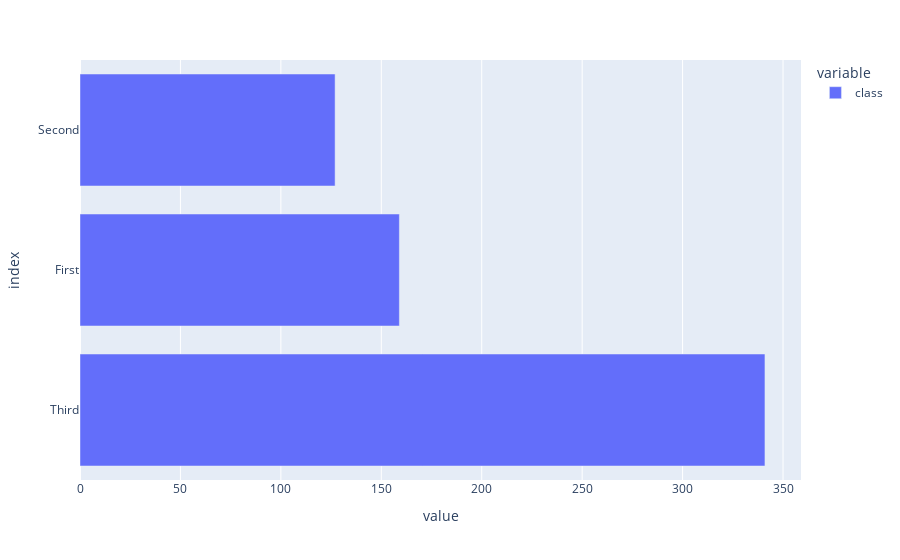

Notebook code for this chart:
### Code cell
df = dftrain['class'].value_counts() 
# interestingly dftrain.class doesn't work here because class is a Python keywork
fig = px.bar(df, orientation='h')
fig.show()

### Figure 1 — Plotly figure (JSON) as saved in the notebook; plotly's stock layout.template omitted (floating-point values rounded to 4 significant figures)
{"data": [{"alignmentgroup": "True", "hovertemplate": "variable=class<br>value=%{x}<br>index=%{y}<extra></extra>", "legendgroup": "class", "marker": {"color": "#636efa"}, "name": "class", "offsetgroup": "class", "orientation": "h", "showlegend": true, "textposition": "auto", "type": "bar", "x": [341, 159, 127], "xaxis": "x", "y": ["Third", "First", "Second"], "yaxis": "y"}], "layout": {"barmode": "relative", "legend": {"title": {"text": "variable"}, "tracegroupgap": 0}, "margin": {"t": 60}, "xaxis": {"anchor": "y", "domain": [0, 1], "title": {"text": "value"}}, "yaxis": {"anchor": "x", "domain": [0, 1], "title": {"text": "index"}}}}
